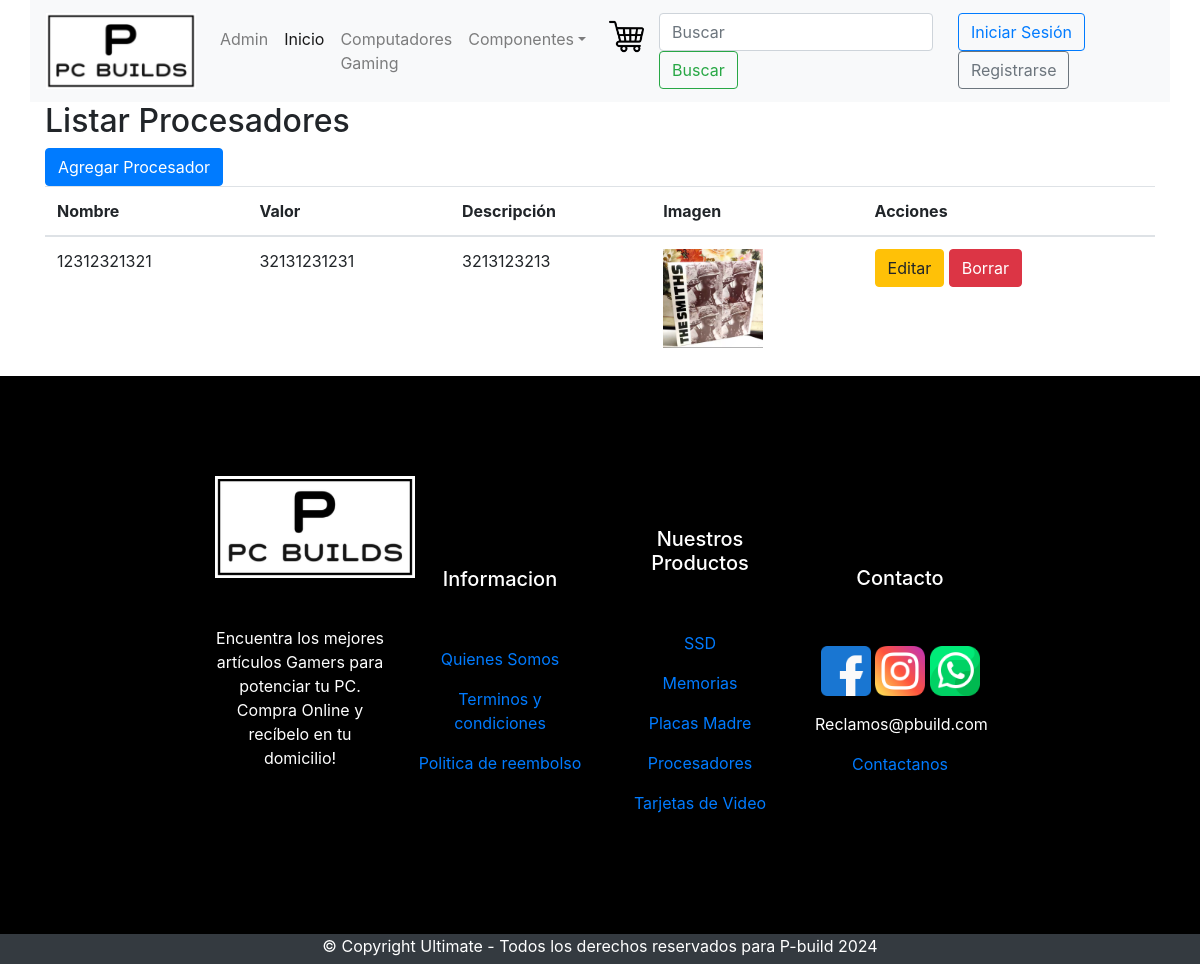
The page /listar_procesadores/ on the database as committed earlier.
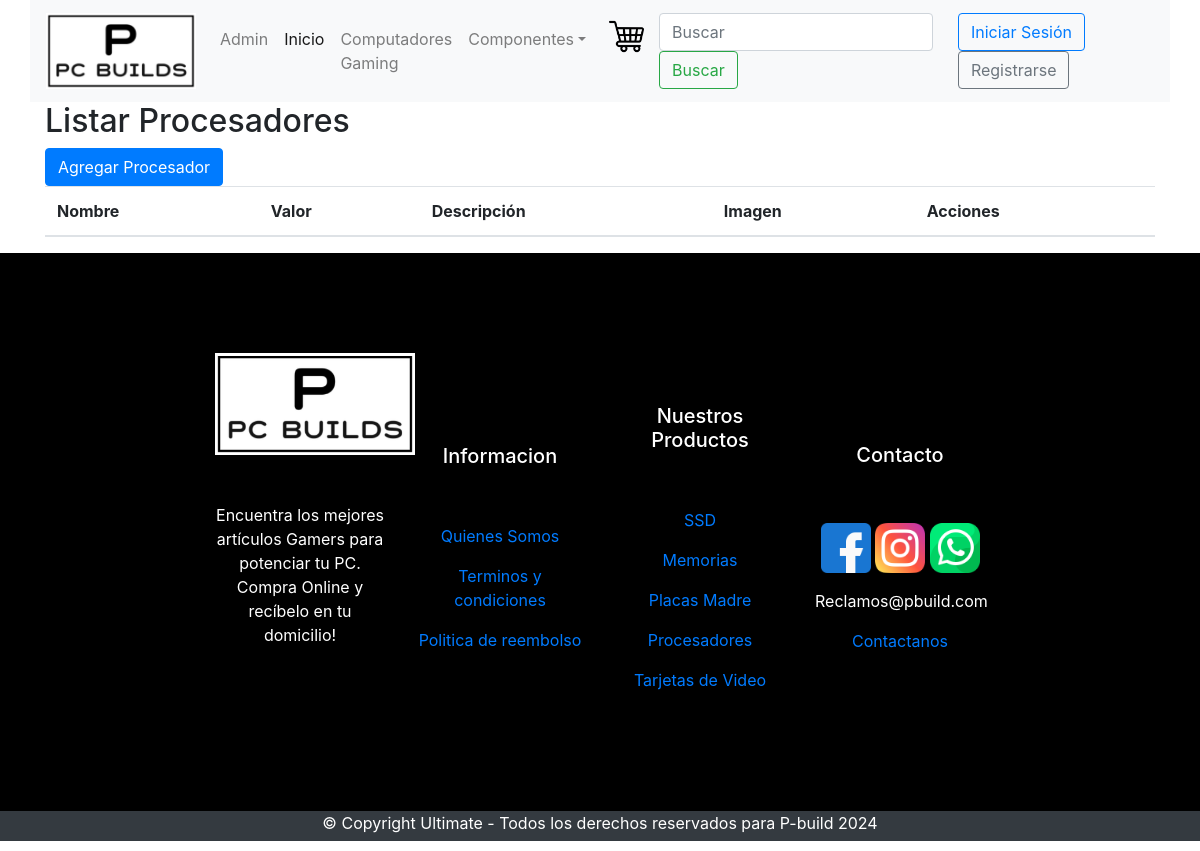
The same page on the database as committed later.
### core/models.py (models this page shows, shortened)
class Procesador(models.Model):
    id_procesador = models.AutoField(primary_key=True, verbose_name='ID del procesador')
    nombre_procesador = models.CharField(max_length=50, verbose_name='Nombre del procesador')
    valor_procesador = models.PositiveIntegerField(verbose_name='Valor del procesador')
    descripcion_procesador = models.CharField(max_length=300, verbose_name='Descripción del procesador')
    imagen_procesador = models.ImageField(upload_to='procesadores/', default='procesadores/default.jpg')

### core/views.py (the view)
# urls.py: path('listar_procesadores/',listar_procesadores, name='listar_procesadores'),
def listar_procesadores(request):
    procesadores = Procesador.objects.all()
    return render(request, 'admin/listar_procesadores.html', {'procesadores': procesadores})

### core/templates/admin/listar_procesadores.html (shortened to what this page needs)
{% extends 'core/base_generic.html' %}
{% block content %}
<h2>Listar Procesadores</h2>
<a href="{% url 'agregar_procesador' %}" class="btn btn-primary">Agregar Procesador</a>
<table class="table">
    <thead>
        <tr>
            <th>Nombre</th>
            <th>Valor</th>
            <th>Descripción</th>
            <th>Imagen</th>
            <th>Acciones</th>
        </tr>
    </thead>
    <tbody>
        {% for procesador in procesadores %}
        <tr>
            <td>{{ procesador.nombre_procesador }}</td>
            <td>{{ procesador.valor_procesador }}</td>
            <td>{{ procesador.descripcion_procesador }}</td>
            <td><img src="{{ procesador.imagen_procesador.url }}" width="100"></td>
            <td>
                <a href="{% url 'editar_procesador' procesador.pk %}" class="btn btn-warning">Editar</a>
                <form action="{% url 'borrar_procesador' procesador.pk %}" method="post" style="display:inline;">
                    <button type="submit" class="btn btn-danger">Borrar</button>
                </form>
            </td>
        </tr>
        {% endfor %}
    </tbody>
</table>
{% endblock %}

Rows that differ between the two databases and show on the page:
removed Procesador: nombre_procesador "12312321321", valor_procesador "32131231231", descripcion_procesador "3213123213", imagen_procesador (picture)
